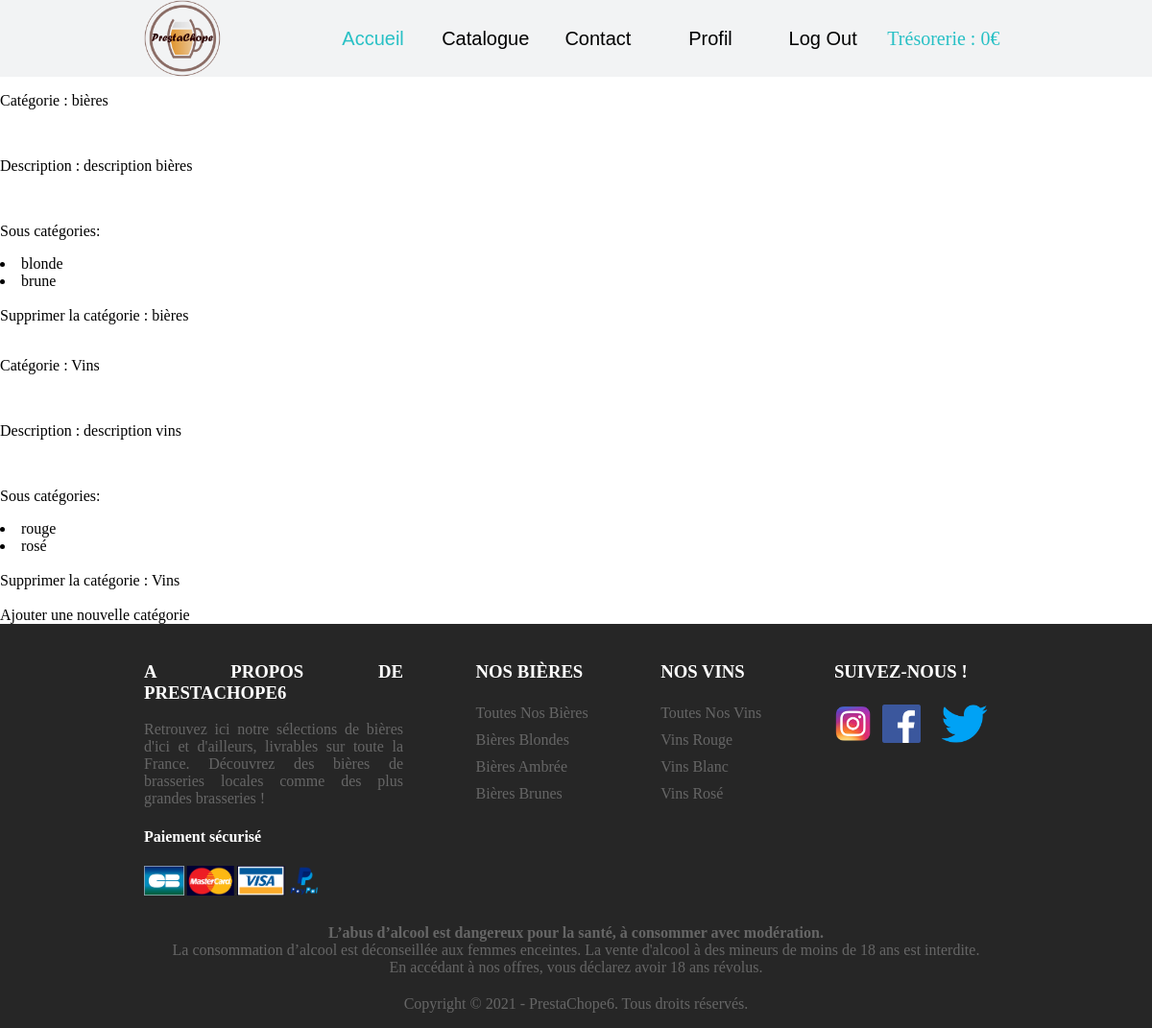
The page /PrestaChope/index.php?page=catégories (signed in) on the database its author committed.
### tables this page shows
CREATE TABLE categories(
        Id          Int  Auto_increment  NOT NULL ,
        nom         Varchar (50) NOT NULL ,
        description Varchar (50) NOT NULL
	,CONSTRAINT categories_PK PRIMARY KEY (Id)
);

CREATE TABLE souscategories(
        Id            Int  Auto_increment  NOT NULL ,
        nom           Varchar (50) NOT NULL ,
        Id_Categories Int NOT NULL
	,CONSTRAINT souscategories_PK PRIMARY KEY (Id)
	,CONSTRAINT souscategories_categories_FK FOREIGN KEY (Id_Categories) REFERENCES categories(Id)
);

### PrestaChope/pages/catégories/ControllerCatégories.php (called while the page is built, shortened)
<?php
require_once('DAO/CatégoriesDAO.php');
class ControllerCatégories {
    function includeViewCatégories(){
        require_once ('Catégories.php');
    }
}

### PrestaChope/index.php (called while the page is built, shortened)
<?php
require_once('header.php');
$page = "accueil";
if (!empty($_GET['page'])) {
    $page = $_GET['page'];
}
SuperController::callPage($page);
require_once('footer.php');
?>

### PrestaChope/DAO/CatégoriesDAO.php (called while the page is built, shortened)
<?php
require_once('DTO/CatégoriesDTO.php');
require_once('DTO/SousCatégoriesDTO.php');
Class CatégoriesDAO {
    static function SearchAllCatégories_SousCatégories() {
        $bdd = DataBaseLinker::getConnexion();
        $reponse = $bdd->prepare("Select * from categories where Id >1");
        $reponse->execute();
        $rep = $reponse->fetchAll();
        if (!empty($rep)) {
            $tab = [];
            foreach ($rep as $value) {
                $cate = new CatégoriesDTO();
                $cate->setId($value['Id']);
                $cate->setNom($value['nom']);
                $cate->setDescription($value['description']);
                $scaté = self::SearchSousCatégories($value['Id']);
                $cate->setSouscatégories($scaté);
                $tab[] = $cate;
            }
            return $tab;
        } else {
            return null;
        }
    }
    static function SearchSousCatégories($id) {
        $bdd = DataBaseLinker::getConnexion();
        $reponse = $bdd->prepare('Select * from souscategories where Id_Categories = ?');
        $reponse->execute(array($id));
        $scat = $reponse->fetchAll();
        if ($scat) {
            $tab = [];
            foreach ($scat as $sous_caté) {
                $souscat = new SousCatégoriesDTO();
                $souscat->setId($sous_caté['Id']);
                $souscat->setNom($sous_caté['nom']);
                $tab[] = $souscat;
            }
            return $tab;
        } else {
            return null;
        }
    }
}

### PrestaChope/DTO/CatégoriesDTO.php (called while the page is built)
<?php
Class CatégoriesDTO {
    private $id;
    private $nom;
    private $description;
    private $souscatégories = [];
    function getId() {
        return $this->id;
    }
    function getNom() {
        return $this->nom;
    }
    function getDescription() {
        return $this->description;
    }
    function getSouscatégories() {
        return $this->souscatégories;
    }
    function setId($id): void {
        $this->id = $id;
    }
    function setNom($nom): void {
        $this->nom = $nom;
    }
    function setDescription($description): void {
        $this->description = $description;
    }
    function setSouscatégories($souscatégories): void {
        $this->souscatégories = $souscatégories;
    }
}

### PrestaChope/DTO/SousCatégoriesDTO.php (called while the page is built, shortened)
<?php
Class SousCatégoriesDTO{
    private $nom;
    function getNom() {
        return $this->nom;
    }
    function setNom($nom): void {
        $this->nom = $nom;
    }
}

### PrestaChope/pages/catégories/Catégories.php (the view, shortened to what this page needs)
<html>
    <head>
    </head>
    <body>
        <?php
        $allCaté = CatégoriesDAO::SearchAllCatégories_SousCatégories();
        if ($allCaté != null) {
            foreach ($allCaté as $value) {
                ?>
                <a href="index.php?page=modifCatégorie&caté=<?php echo $value->getId(); ?>">
                    <p>Catégorie : <?php echo $value->getNom(); ?> </p><br>
                    <p>Description : <?php echo $value->getDescription(); ?></p><br>
                    <p>Sous catégories:</p>
                    <?php
                    if(!empty($value->getSouscatégories())){
                    foreach ($value->getSouscatégories() as $souscaté) { ?>
                        <li> <?php echo $souscaté->getNom(); ?></li>
                    <?php }
                    }
                    else{
                        echo 'Cette catégorie n\'a pas de sous-catégorie';
                    } ?>
                </a>
                <br>
                <a href="index.php?page=deleteCatégorie&id=<?php echo $value->getId(); ?>">Supprimer la catégorie : <?php echo $value->getNom(); ?></a><br><br>
                <?php
            }
            ?>
            <a href="index.php?page=créationCatégorie">Ajouter une nouvelle catégorie </a>
            <?php
        } else {
            ?>
            <p>Aucune catégorie n'a été trouvé.</p>
            <a href="index.php?page=créationCatégorie">Ajouter une nouvelle catégorie </a>
            <?php
        }
        ?>
    </body>
</html>

### PrestaChope/assets/css/header.css (style rules this page uses)
html { margin: 0; }
body { margin: 0; }

### PrestaChope/pages/catégories/Catégories.php (style rules this page uses)
a { text-decoration: none; color:black; }

### rows shown on the page
categories: nom "bières", description "description bières"
souscategories: nom "blonde"
souscategories: nom "brune"
categories: nom "Vins", description "description vins"
souscategories: nom "rouge"
souscategories: nom "rosé"

### other values the page prints
FacturesDAO::TotalTresorerie() "0"
